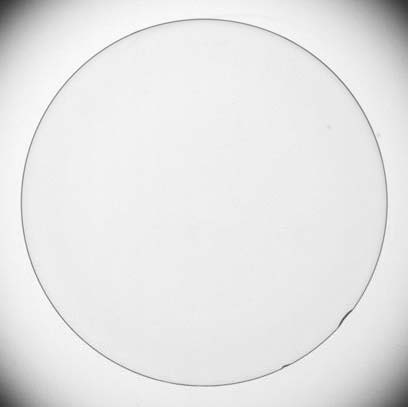
#> input picture Design Set 3/edge_detection_original.jpg, 408 x 407 px
$ python hybrid_edge_detection_perm.py
#> lines starting #> are read from the running program, lines starting #| are printed output that depends on the picture
import numpy as np
from scipy import ndimage
from PIL import Image

roberts_cross_v = np.array([[1, 0],
                            [0, -1]])

roberts_cross_h = np.array([[0, 1],
                            [-1, 0]])

stoch_bits = 3
stoch = int(2**stoch_bits)


def load_image(infilename):
#> called with infilename = 'edge_detection_original.jpg'
    img = Image.open(infilename)
#> img is the input picture: PIL image 408x407 RGB; min 49, max 255, mean 230
    img.load()
    # note signed integer
    return np.asarray(img, dtype="int32")


def save_image(data, outfilename):
    img = Image.fromarray(np.asarray(np.clip(data, 0, 255), dtype="uint8"), "L")
    img.save(outfilename)


if __name__ == '__main__':
    np.set_printoptions(threshold=np.inf)

    infilename = 'edge_detection_original.jpg'
    outfilename = 'perm_ED_S3_' + str(stoch_bits) + '_stochastic_bits_subtraction.jpg'

    outfilename_1 = 'output_conv_circle.jpg'
    outfilename_2 = 'output_stoch_circle.jpg'
    image = load_image(infilename)
    image = image[..., 0]
    image_conv = (image // stoch) * stoch
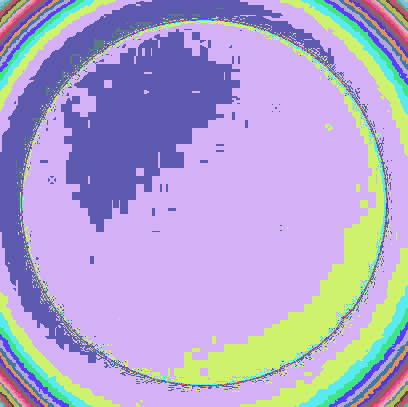
#> image_conv: shape (407, 408) int32; 26 distinct labels, from 48 to 248; one colour per label, 0 black
    image_stoch = image % stoch
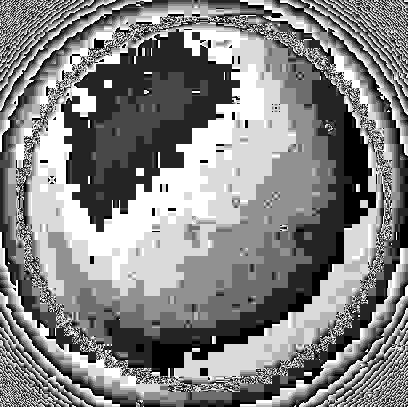
#> image_stoch: shape (407, 408) int32; min 0, max 7, mean 3.62; drawn with min black and max white

    # conventional part
    vertical = ndimage.convolve(image_conv, roberts_cross_v)
    horizontal = ndimage.convolve(image_conv, roberts_cross_h)
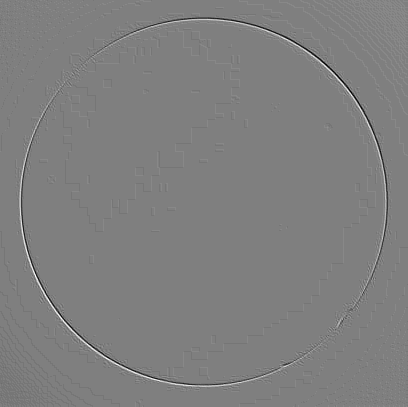
#> horizontal: shape (407, 408) int32; min -112, max 112, mean 0; drawn with min black and max white

    output_image_conv = abs(vertical) + abs(horizontal)
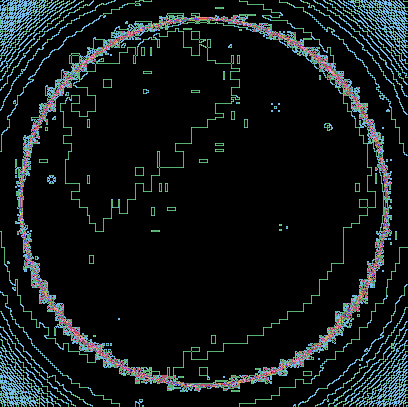
#> output_image_conv: shape (407, 408) int32; 27 distinct labels, from 0 to 208; one colour per label, 0 black
    output_image_conv = output_image_conv[:-1, :-1]
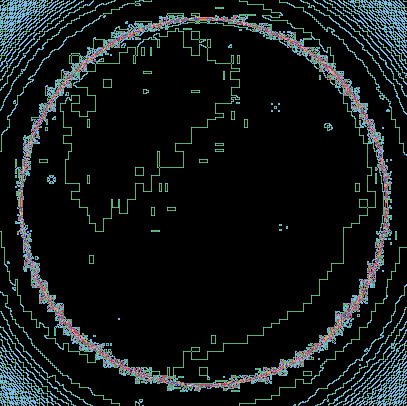
#> output_image_conv: shape (406, 407) int32; 27 distinct labels, from 0 to 208; one colour per label, 0 black
    save_image(output_image_conv, outfilename_1)

    # stochastic part

    # fixed SN length -- 256
    # Is = np.random.randint(0, 255 % stoch + 1, (image.shape[0] - 1, image.shape[1] - 1, 256), dtype='uint8')
    # changing SN length -- stoch
    # Is = np.random.randint(0, 255 % stoch + 1, (image.shape[0] - 1, image.shape[1] - 1, stoch), dtype='uint8')

    Is = np.zeros((image.shape[0] - 1, image.shape[1] - 1, stoch), dtype='uint8')
    for i in range(Is.shape[0]):
        for j in range(Is.shape[1]):
            Is[i, j] = np.random.permutation(255 % stoch + 1)

    Is_1 = (Is < image_stoch[:-1, :-1, np.newaxis])
    Is_2 = (Is < image_stoch[1:, :-1, np.newaxis])
    Is_3 = (Is < image_stoch[:-1, 1:, np.newaxis])
    Is_4 = (Is < image_stoch[1:, 1:, np.newaxis])

    t_1 = np.logical_xor(Is_1, Is_4)
    t_2 = np.logical_xor(Is_2, Is_3)

    # Generate SNs for select lines
    Ss = np.random.randint(0, 2, t_1.shape, dtype='uint8')

    output_image_stoch = t_1 * Ss + t_2 * (1 - Ss)
    output_image_stoch = np.mean(output_image_stoch, axis=-1) * (stoch - 1)
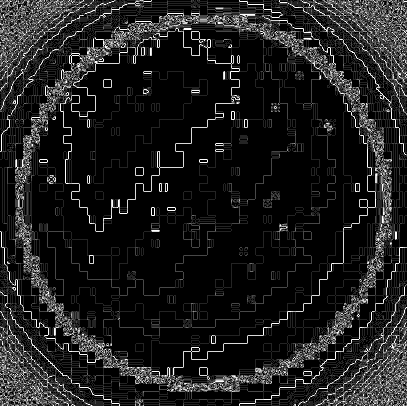
#> output_image_stoch: shape (406, 407) float64; min 0, max 6.12, mean 0.715; drawn with min black and max white
    save_image(output_image_stoch, outfilename_2)
#> call 2 of save_image, with outfilename = 'output_stoch_circle.jpg'
#> in save_image (call 2), `img = Image.fromarray(np.asarray(np.clip(data, 0, 255), dtype="uint8")..`:
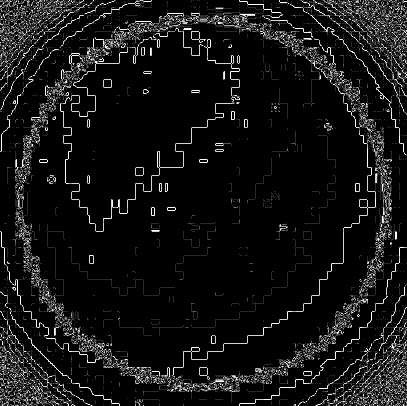
#> img: PIL image 407x406 L; min 0, max 6, mean 0.462; drawn with min black and max white

    save_image(output_image_conv + output_image_stoch, outfilename)
